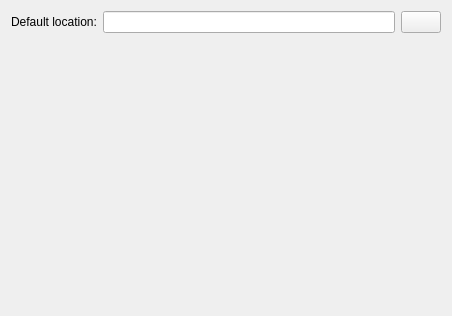
<?xml version="1.0" encoding="UTF-8"?>
<ui version="4.0">
 <class>GeneralSettingsPage</class>
 <widget class="QWidget" name="GeneralSettingsPage">
  <property name="geometry">
   <rect>
    <x>0</x>
    <y>0</y>
    <width>452</width>
    <height>316</height>
   </rect>
  </property>
  <property name="windowTitle">
   <string>Form</string>
  </property>
  <layout class="QVBoxLayout" name="verticalLayout">
   <item>
    <layout class="QHBoxLayout" name="locationHLayout">
     <item>
      <widget class="QLabel" name="label">
       <property name="text">
        <string>Default location:</string>
       </property>
      </widget>
     </item>
     <item>
      <widget class="QLineEdit" name="kcfg_DefaultSaveLocationUrl">
       <property name="showClearButton" stdset="0">
        <bool>true</bool>
       </property>
      </widget>
     </item>
     <item>
      <widget class="QPushButton" name="selectDefaultSaveLocationButton"/>
     </item>
    </layout>
   </item>
   <item>
    <spacer name="verticalSpacer">
     <property name="orientation">
      <enum>Qt::Vertical</enum>
     </property>
     <property name="sizeHint" stdset="0">
      <size>
       <width>20</width>
       <height>40</height>
      </size>
     </property>
    </spacer>
   </item>
  </layout>
 </widget>
 <resources/>
 <connections/>
</ui>
